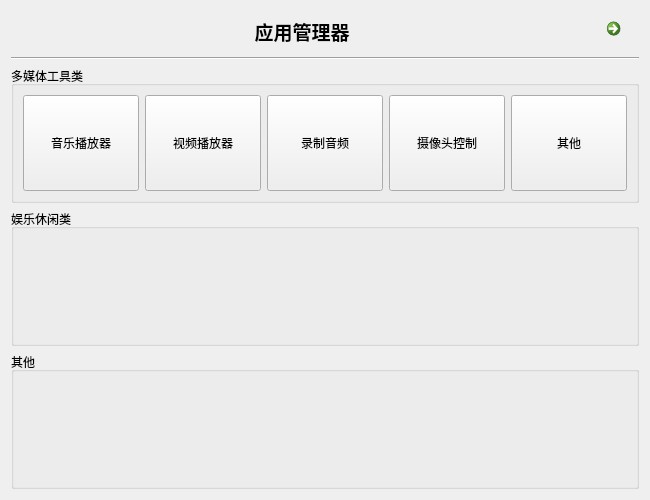
<?xml version="1.0" encoding="UTF-8"?>
<ui version="4.0">
 <class>Multimedia</class>
 <widget class="QWidget" name="Multimedia">
  <property name="geometry">
   <rect>
    <x>0</x>
    <y>0</y>
    <width>650</width>
    <height>500</height>
   </rect>
  </property>
  <property name="sizePolicy">
   <sizepolicy hsizetype="Maximum" vsizetype="Maximum">
    <horstretch>0</horstretch>
    <verstretch>0</verstretch>
   </sizepolicy>
  </property>
  <property name="minimumSize">
   <size>
    <width>650</width>
    <height>500</height>
   </size>
  </property>
  <property name="maximumSize">
   <size>
    <width>650</width>
    <height>500</height>
   </size>
  </property>
  <property name="windowTitle">
   <string>应用管理器</string>
  </property>
  <property name="windowIcon">
   <iconset resource="image.qrc">
    <normaloff>:/resource/Multimedia.png</normaloff>:/resource/Multimedia.png</iconset>
  </property>
  <layout class="QGridLayout" name="gridLayout">
   <item row="0" column="0">
    <layout class="QVBoxLayout" name="verticalLayout">
     <item>
      <layout class="QHBoxLayout" name="horizontalLayout_2">
       <item>
        <widget class="QLabel" name="label">
         <property name="maximumSize">
          <size>
           <width>650</width>
           <height>50</height>
          </size>
         </property>
         <property name="font">
          <font>
           <pointsize>14</pointsize>
           <weight>75</weight>
           <bold>true</bold>
          </font>
         </property>
         <property name="text">
          <string>应用管理器</string>
         </property>
         <property name="alignment">
          <set>Qt::AlignCenter</set>
         </property>
        </widget>
       </item>
       <item>
        <widget class="QCommandLinkButton" name="back_combt">
         <property name="maximumSize">
          <size>
           <width>40</width>
           <height>40</height>
          </size>
         </property>
         <property name="text">
          <string/>
         </property>
        </widget>
       </item>
      </layout>
     </item>
     <item>
      <widget class="Line" name="line">
       <property name="orientation">
        <enum>Qt::Horizontal</enum>
       </property>
      </widget>
     </item>
     <item>
      <widget class="QGroupBox" name="media_groupBox">
       <property name="styleSheet">
        <string notr="true"/>
       </property>
       <property name="title">
        <string>多媒体工具类</string>
       </property>
       <layout class="QGridLayout" name="gridLayout_2">
        <item row="0" column="0">
         <layout class="QHBoxLayout" name="horizontalLayout">
          <item>
           <widget class="QToolButton" name="music_play">
            <property name="sizePolicy">
             <sizepolicy hsizetype="Minimum" vsizetype="Minimum">
              <horstretch>0</horstretch>
              <verstretch>0</verstretch>
             </sizepolicy>
            </property>
            <property name="minimumSize">
             <size>
              <width>100</width>
              <height>80</height>
             </size>
            </property>
            <property name="styleSheet">
             <string notr="true"/>
            </property>
            <property name="text">
             <string>音乐播放器</string>
            </property>
           </widget>
          </item>
          <item>
           <widget class="QToolButton" name="video_play">
            <property name="sizePolicy">
             <sizepolicy hsizetype="Minimum" vsizetype="Minimum">
              <horstretch>0</horstretch>
              <verstretch>0</verstretch>
             </sizepolicy>
            </property>
            <property name="minimumSize">
             <size>
              <width>100</width>
              <height>0</height>
             </size>
            </property>
            <property name="text">
             <string>视频播放器</string>
            </property>
           </widget>
          </item>
          <item>
           <widget class="QToolButton" name="audio_play">
            <property name="sizePolicy">
             <sizepolicy hsizetype="Minimum" vsizetype="Minimum">
              <horstretch>0</horstretch>
              <verstretch>0</verstretch>
             </sizepolicy>
            </property>
            <property name="minimumSize">
             <size>
              <width>100</width>
              <height>0</height>
             </size>
            </property>
            <property name="text">
             <string>录制音频</string>
            </property>
           </widget>
          </item>
          <item>
           <widget class="QToolButton" name="camera_play">
            <property name="sizePolicy">
             <sizepolicy hsizetype="Minimum" vsizetype="Minimum">
              <horstretch>0</horstretch>
              <verstretch>0</verstretch>
             </sizepolicy>
            </property>
            <property name="minimumSize">
             <size>
              <width>100</width>
              <height>0</height>
             </size>
            </property>
            <property name="text">
             <string>摄像头控制</string>
            </property>
           </widget>
          </item>
          <item>
           <widget class="QToolButton" name="other_play">
            <property name="sizePolicy">
             <sizepolicy hsizetype="Minimum" vsizetype="Minimum">
              <horstretch>0</horstretch>
              <verstretch>0</verstretch>
             </sizepolicy>
            </property>
            <property name="minimumSize">
             <size>
              <width>100</width>
              <height>0</height>
             </size>
            </property>
            <property name="text">
             <string>其他</string>
            </property>
           </widget>
          </item>
         </layout>
        </item>
       </layout>
      </widget>
     </item>
     <item>
      <widget class="QGroupBox" name="groupBox_2">
       <property name="title">
        <string>娱乐休闲类</string>
       </property>
      </widget>
     </item>
     <item>
      <widget class="QGroupBox" name="groupBox_3">
       <property name="title">
        <string>其他</string>
       </property>
      </widget>
     </item>
    </layout>
   </item>
  </layout>
 </widget>
 <resources>
  <include location="image.qrc"/>
 </resources>
 <connections/>
</ui>
